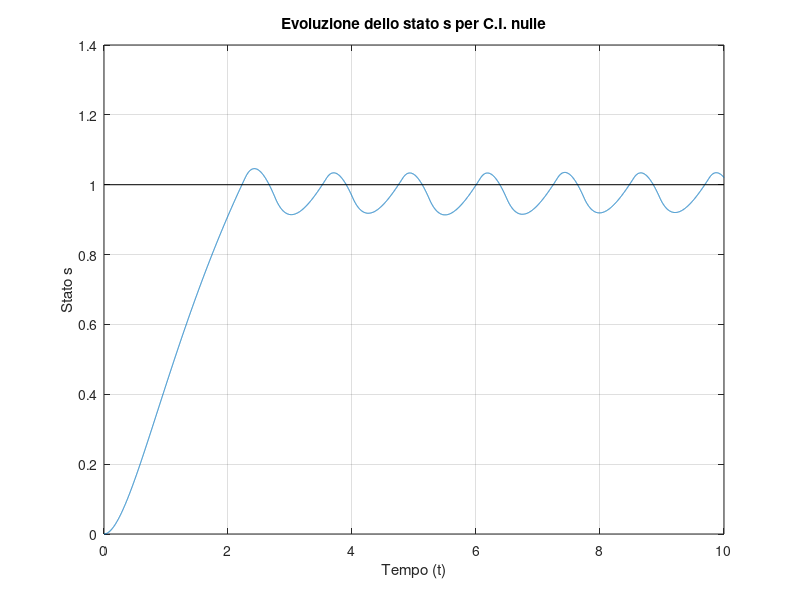
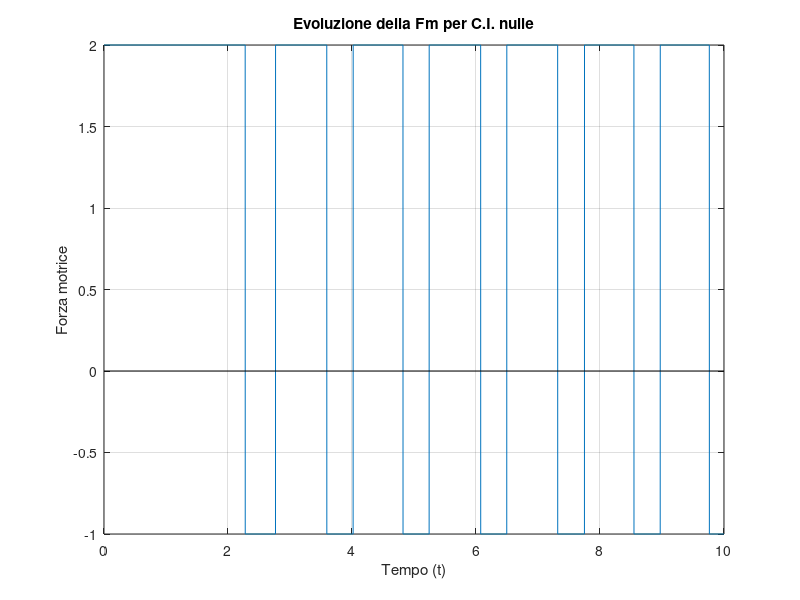

Here is the MATLAB script that generated these plots, in order:
function Esempio1_18()
  close all
  clear all
  clc
  % Si voglia implementare uno script che secondo l'esempio riporduca i grafici
  % della Figura 1.17a e 1.17b

  %
  % Dati 1.17: Processo massa-molla nominale sotto l'azione del controllore ad isteresi:
  %   Fm(t) = Fm2 , e>E2
  %         = Fm1 , e<E1
  % Si rappresentino:
  %   a) transitorio della posizione
  %   b) transitorio della forza motrice
  %
  Mbar = 1; %Valore scelto di progetto
  hbar = 3; %Valore scelto di progetto
  kbar = 1; %Valore scelto di progetto
  sbar = 1; %Valore scelto di progetto
  Febar = 0; %Valore scelto di progetto
  E1=-0.02; %Valore scelto di progetto
  E2=0.04; %Valore scelto di progetto
  Fm1=-1; %Valore scelto di progetto
  Fm2=2; %Valore scelto di progetto
  Fm=0; %Valore scelto di progetto
  s0 = 0; %Condizioni iniziali nulle sulla posizione
  s0dot = 0; %Condizioni iniziali nulle sulla velocità
  x0 = [s0 s0dot]; %Vettore condizioni iniziali

  dt = 0.001; %Definizione del tempo
  t = 0:dt:10;

  % Figura 1.15a
  [t,x] = ode45(@controlloreAnelloChiuso, t, [x0], Mbar, hbar, kbar, Febar, sbar, E1, Fm1, E2, Fm2, Fm);
  transitorioPosizione = x(:,1);
  transitorioVelocita = x(:,2);
  transitorioFm = zeros(size(transitorioPosizione));

  for i = 1 : length(transitorioFm)
    errore = sbar - transitorioPosizione(i);
    if errore>=E2
      transitorioFm(i)=Fm2;
    elseif errore<=E1
      transitorioFm(i)=Fm1;
    elseif transitorioVelocita(i)>=0
      transitorioFm(i)=Fm2;
    else
      transitorioFm(i)=Fm1;
    end
  endfor

  figure(1)
  plot(t,transitorioPosizione, [0 10], [1 1], 'k');
  grid;
  xlabel('Tempo (t)')
  ylabel('Stato s')
  title('Evoluzione dello stato s per C.I. nulle')

  figure(2)
  plot(t,transitorioFm, [0 10], [0 0], 'k');
  grid;
  xlabel('Tempo (t)')
  ylabel('Forza motrice')
  title('Evoluzione della Fm per C.I. nulle')

endfunction

function [xp] = controlloreAnelloChiuso(t, x, M, h, k, Fe, s, E1, Fm1, E2, Fm2, Fm)
  % Questa funzione implementa l'evoluzione di stato per l'esempio descritto.
  % Data l'equazione
  %   M * sddot(t) = -h * sdot(t) - k * s(t) + Fm(t) - Fe
  % Si considera inoltre e = sbar - s e lo stato composto da
  %   x(t) = [ s(t)  sdot(t)]
  % Pertanto l'evoluzione di stato sarà
  %   xdot(t) = [ sdot(t)
  %               ((-h/M)*sdot(t) - (k/M)*s(t) + (1/M)*Fm(t) - Fe/M ]
  % Il valore di Fm(t) è Fm2 quando l'errore supera E2 e ci rimane finchè non
  % scende sotto E1. All'inizio viene inizializzato a seconda della velocità
  e = s - x(1);
  if e>=E2
    Fm=Fm2;
  elseif e<=E1
    Fm=Fm1;
  elseif x(2)>=0
    Fm=Fm2;
  else
    Fm=Fm1;
  end

  xp = [x(2) ...
        -(h/M) * x(2) - (k/M) * x(1) + (1/M) * Fm - Fe/M ];
endfunction
